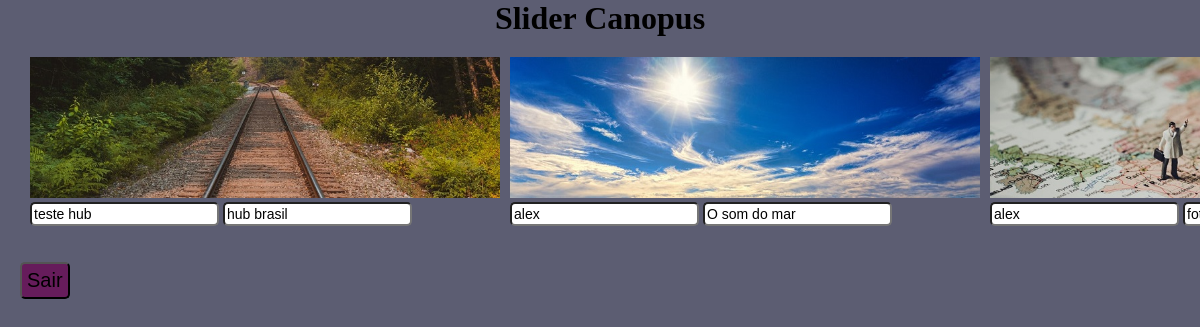
Page /usuario1_logado.php on the earlier database version.
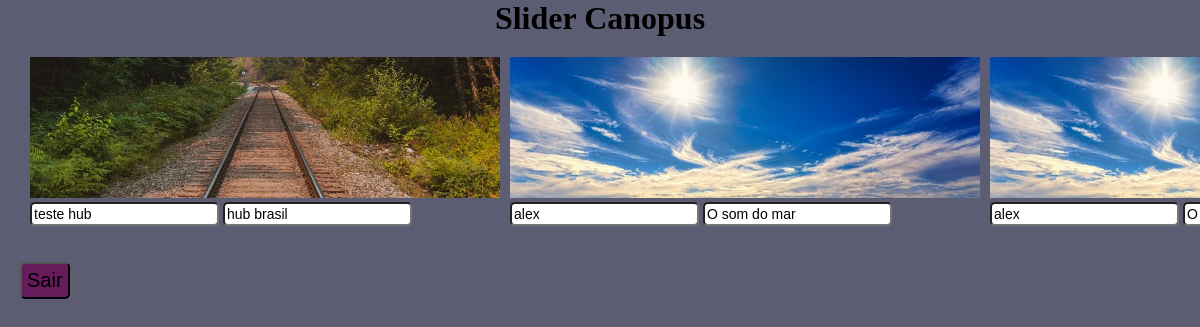
Same page on the later database version.
### tables this page shows
CREATE TABLE IF NOT EXISTS `tb_fotos` (
  `id` int NOT NULL AUTO_INCREMENT,
  `titulo` varchar(40) NOT NULL,
  `descricao` varchar(300) NOT NULL,
  `foto` varchar(100) NOT NULL,
  `data` datetime NOT NULL,
  PRIMARY KEY (`id`)
);

### usuario1_logado.php (the view, shortened to what this page needs)
<?php
    include('conecta.php');
?>
<!DOCTYPE html lang="pt-br">
<head>
    <link rel="stylesheet" type="text/css" href="style.css">
</head>
<body>
<h1 class="title">Slider Canopus</h1>
    <div class="slider" >
                <ul>
					<?php
						$controle_ativo = 2;
						$result_carousel = "SELECT * FROM tb_fotos ORDER BY id ASC";
						$resultado_carousel = mysqli_query($con, $result_carousel);
						while($row_carousel = mysqli_fetch_assoc($resultado_carousel)){
							if($controle_ativo == 2){ ?>
								<li class="item active">
									<img src="imgs/<?php echo $row_carousel['foto']; ?>" alt="<?php echo $row_carousel['titulo']; ?>">
									<input type="text" value="<?php echo $row_carousel['titulo']; ?>"readonly></input>
									<input type="text" value="<?php echo $row_carousel['descricao']; ?>" readonly></input>
								</li><?php
								$controle_ativo = 1;
							}else{ ?>
								<li class="item">
									<img src="imgs/<?php echo $row_carousel['foto']; ?>" alt="<?php echo $row_carousel['titulo']; ?>">
                                    <input type="text" value="<?php echo $row_carousel['titulo']; ?>" readonly></input>
									<input type="text" value="<?php echo $row_carousel['descricao']; ?>"readonly></input>
							</li>
                           <?php
							}
						}
					?>
				</ul>
				<div class="button">
            <a href="http://localhost/projeto-canopus/index.php"><button>Sair</button></a>
    		</div>
      </div>
<body>
</html>

Differences in the rows shown:
removed tb_fotos: foto (picture), titulo "alex", descricao "fotos bd"
now on this page (row unchanged): tb_fotos: foto (picture), titulo "alex", descricao "O som do mar"
